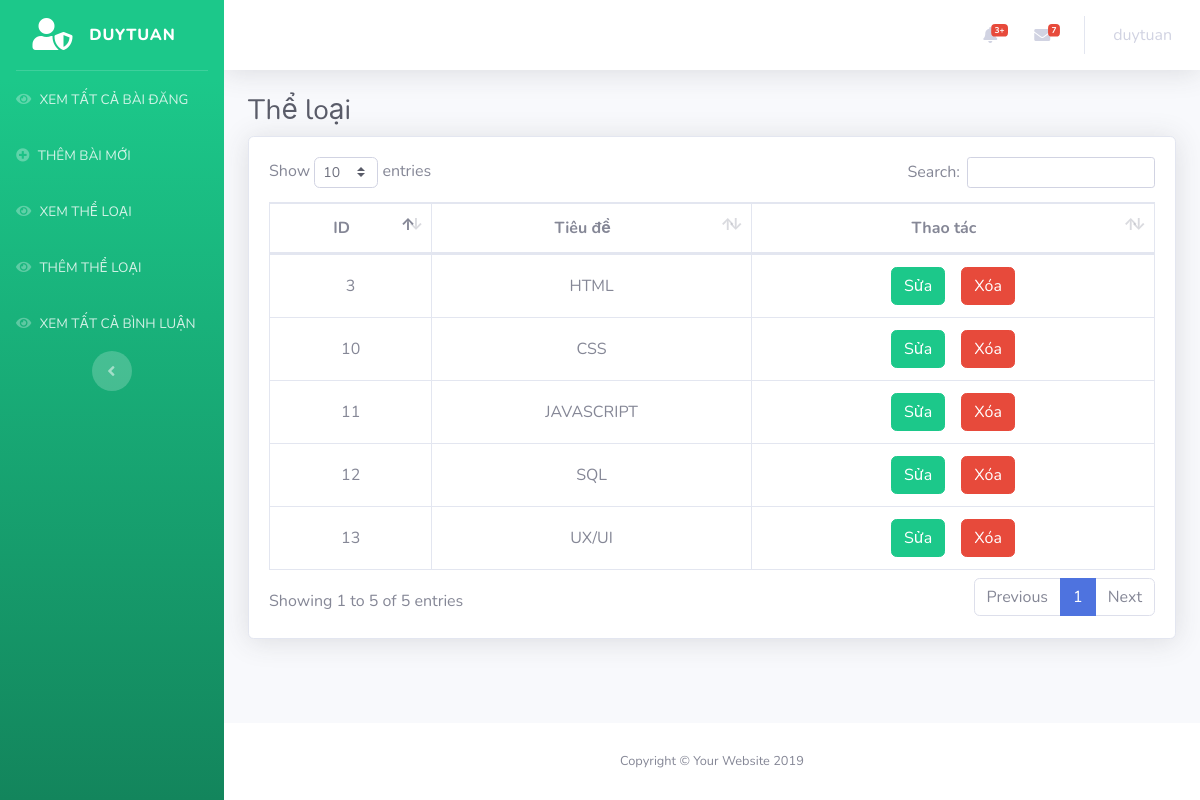
The app's page /admin/category.php (signed in) with its own data.
### tables this page shows
CREATE TABLE `categories` (
  `cat_id` int(10) NOT NULL,
  `cat_title` varchar(50) NOT NULL
);

### admin/category.php (the view, shortened to what this page needs)
<?php
include_once "header.php";
 ?>
<div class="container-fluid">
  <h1 class="h3 mb-2 text-gray-800">Thể loại</h1>
  <div class="card shadow mb-4">
    <div class="card-body">
      <div class="table-responsive table-hover">
        <table class="table table-bordered" id="dataTable" width="100%" cellspacing="0">
          <thead>
            <tr>
              <th class="text-center">ID</th>
              <th class="text-center">Tiêu đề</th>
              <th class="text-center">Thao tác</th>
            </tr>
          </thead>
          <tbody>
           <?php
             include_once "../connection.php";
             $get_posts = "SELECT * from categories";
             $run_posts = mysqli_query($con,$get_posts);
             while ($row = mysqli_fetch_array($run_posts)){
             $cat_id = $row['cat_id'];
             $cat_title = $row['cat_title'];
           ?>
           <tr>
            <td class="text-center"><?php echo $cat_id  ?></td>
            <td class="text-center"><?php echo $cat_title ?></td>
            <td style="text-align: center;">
              <div class="d-flex justify-content-center align-items-center">
                <a href="edit_cat.php?edit_cat=<?php echo $cat_id; ?>" class="btn btn-success mr-3">Sửa</a>
                <a onclick="return confirm('Bạn có thực sự muốn xóa nó ?');" href="delete_cat.php?delete_cat=<?php echo $cat_id; ?>" class="btn btn-danger">Xóa</a>
              </div>
            </td>
          </tr>
          <?php } ?>
        </tbody>
      </table>
    </div>
  </div>
</div>
</div>
</div>
<?php include_once "footer.php"; ?>

### admin/header.php (style rules this page uses)
#dataTable tr,th,td { vertical-align: middle !important; }

### records on screen
categories: cat_id "3", cat_title "HTML"
categories: cat_id "10", cat_title "CSS"
categories: cat_id "11", cat_title "JAVASCRIPT"
categories: cat_id "12", cat_title "SQL"
categories: cat_id "13", cat_title "UX/UI"

### other values on screen
$_SESSION['user_name'] "DUYTUAN"
$_SESSION['user_name'] "duytuan"
